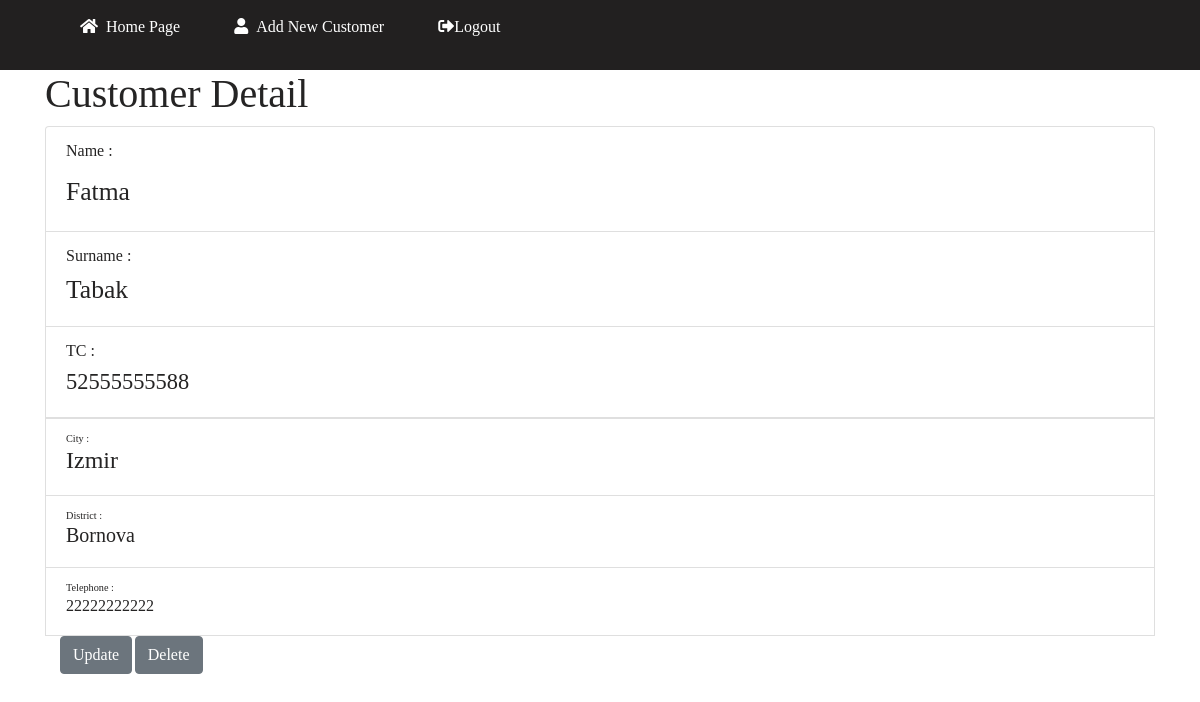
Screenshot of /core/detail/3/ (signed in) with the database file from the repository.
### core/models.py (models this page shows, shortened)
class Customer(models.Model):
    name = models.CharField(max_length=20)
    surname  = models.CharField(max_length=20)
    tc = models.CharField(max_length=11,null=True, unique=True)
    city = models.CharField(max_length=15,null=True)
    district = models.CharField(max_length=15,null=True)
    telephone = models.CharField(max_length=11,null=True,unique=True)
    date= models.DateTimeField(auto_now_add=True)

### core/views.py (the view)
# urls.py: path('detail/<int:pk>/', CustomerDetailView.as_view(), name = "detail"),
class CustomerDetailView(DetailView):
    template_name = 'detail.html'
    model = Customer
    context_object_name = 'Customer'

### templates/detail.html (shortened to what this page needs)
{% extends "base.html" %}
{% block body %}
{% load static %}
<head>
  <link rel="stylesheet" type="text/css" href="{% static 'main.css' %}?{% now 'U'%}">
  <link rel="stylesheet" href="https://maxcdn.bootstrapcdn.com/bootstrap/4.5.2/css/bootstrap.min.css">
  <link rel="stylesheet" href="https://cdnjs.cloudflare.com/ajax/libs/font-awesome/5.15.3/css/all.min.css">
</head>
<body>
   <div class="header">
    <div class="left-header">
      <ul>
       {% if user.is_authenticated %}
          <li class="#"><a href="/"><i class="fa fa-home" aria-hidden="true"></i>Home Page</a></a></li>
          <li class="#"><a href="/create"><i class="fa fa-user" aria-hidden="true"></i>Add New Customer</a></a></li>
          <li class="#"><a href="{% url 'logout' %}"><i class="fas fa-sign-out-alt" aria-hidden="true"></i>Logout</a></a></li>
        {% else %}
            <li><a href="{% url 'login' %}"><i class="fas fa-sign-in-alt "  aria-hidden="true"></i>Login</a></li>
            <li><a href="{% url 'register' %}"><i class="fas fa-sign-in-alt " aria-hidden="true"></i>Sign In</a></li>
       {% endif %}
      </ul>
    </div>
    <div class="container">
      <h1>Customer Detail</h1>
      <ul class="list-group" id="myList">
      {% if user.is_authenticated %}
        <li class="list-group-item">Name :<h1><small><small>{{ Customer.name }}</small></small></h1>
        </li>
        <li class="list-group-item">Surname :<h2><small>{{ Customer.surname }}</small></h2>
        </li>
        <li class="list-group-item">TC :<h3><small>{{ Customer.tc }}<small></h3>
        </li>
        <li class="list-group-item">City :<h4>{{ Customer.city }}</h4>
        </li>
        <li class="list-group-item">District :<h5>{{ Customer.district }}</h5>
        </li>
        <li class="list-group-item">Telephone :<h6>{{ Customer.telephone }}</h6>
        </li>
        <div class="container">
      <a href = "/core/update/{{ Customer.id}}"><button type = "button" class = "btn btn-secondary">Update</button>
      <a href = "/core/delete/{{ Customer.id}}"><button type = "button" class = "btn btn-secondary">Delete</button>
    </div>
      {% else %}
      <div class=authorized>
                <li>You do not have the  authorized, please login and try again!</li>
      </div>
      {% endif %}
      </ul>
    </div>
    <br>
    <br><br>
</body>
{% endblock %}

### core/static/main.css (style rules this page uses)
.header { font-family: Times New Roman; color: rgb(37, 36, 36); }
.left-header { padding: 15px; background: rgb(34, 32, 32); }
.left-header li { display: inline; width: 150px; margin: 15px; padding: 10px; }
.left-header ul li a { text-decoration: none; color: white; font-size: 16px; }
.container { font-family: Times New Roman; color: rgb(37, 36, 36); }
.left-header .fa { margin-right: 8px; }

### rows the page displays
Customer: name "Fatma", surname "Tabak", tc "52555555588", city "Izmir", district "Bornova", telephone "22222222222"
